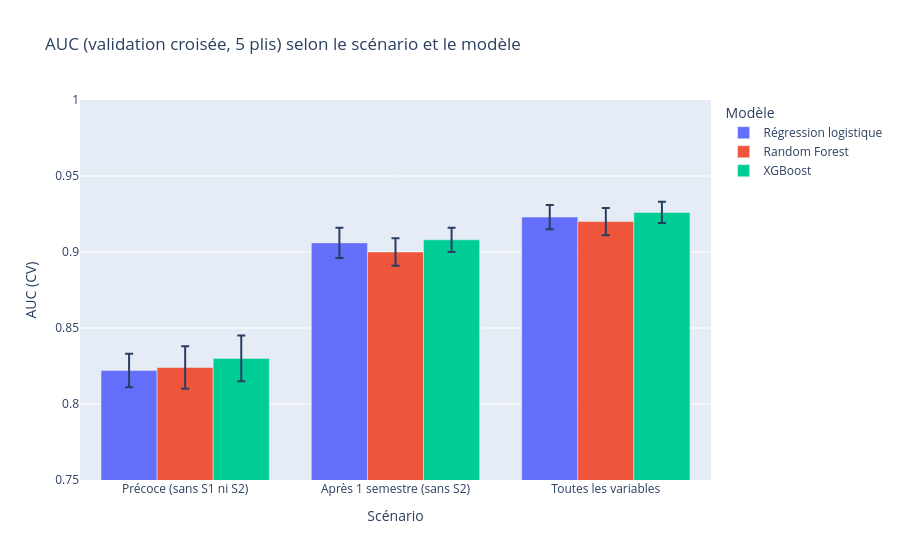

This figure's notebook cell:
### Code cell
px.bar(res, x="Scénario", y="AUC (CV)", color="Modèle", barmode="group",
       error_y="Écart-type", range_y=[0.75, 1],
       title="AUC (validation croisée, 5 plis) selon le scénario et le modèle")

### Figure 1 — Plotly figure (JSON) as saved in the notebook; plotly's stock layout.template omitted (floating-point values rounded to 4 significant figures)
{"data": [{"alignmentgroup": "True", "error_y": {"array": [0.011, 0.01, 0.008]}, "hovertemplate": "Modèle=Régression logistique<br>Scénario=%{x}<br>AUC (CV)=%{y}<extra></extra>", "legendgroup": "Régression logistique", "marker": {"color": "#636efa", "pattern": {"shape": ""}}, "name": "Régression logistique", "offsetgroup": "Régression logistique", "orientation": "v", "showlegend": true, "textposition": "auto", "type": "bar", "x": ["Précoce (sans S1 ni S2)", "Après 1 semestre (sans S2)", "Toutes les variables"], "xaxis": "x", "y": [0.822, 0.906, 0.923], "yaxis": "y"}, {"alignmentgroup": "True", "error_y": {"array": [0.014, 0.009, 0.009]}, "hovertemplate": "Modèle=Random Forest<br>Scénario=%{x}<br>AUC (CV)=%{y}<extra></extra>", "legendgroup": "Random Forest", "marker": {"color": "#EF553B", "pattern": {"shape": ""}}, "name": "Random Forest", "offsetgroup": "Random Forest", "orientation": "v", "showlegend": true, "textposition": "auto", "type": "bar", "x": ["Précoce (sans S1 ni S2)", "Après 1 semestre (sans S2)", "Toutes les variables"], "xaxis": "x", "y": [0.824, 0.9, 0.92], "yaxis": "y"}, {"alignmentgroup": "True", "error_y": {"array": [0.015, 0.008, 0.007]}, "hovertemplate": "Modèle=XGBoost<br>Scénario=%{x}<br>AUC (CV)=%{y}<extra></extra>", "legendgroup": "XGBoost", "marker": {"color": "#00cc96", "pattern": {"shape": ""}}, "name": "XGBoost", "offsetgroup": "XGBoost", "orientation": "v", "showlegend": true, "textposition": "auto", "type": "bar", "x": ["Précoce (sans S1 ni S2)", "Après 1 semestre (sans S2)", "Toutes les variables"], "xaxis": "x", "y": [0.83, 0.908, 0.926], "yaxis": "y"}], "layout": {"barmode": "group", "legend": {"title": {"text": "Modèle"}, "tracegroupgap": 0}, "title": {"text": "AUC (validation croisée, 5 plis) selon le scénario et le modèle"}, "xaxis": {"anchor": "y", "domain": [0, 1], "title": {"text": "Scénario"}}, "yaxis": {"anchor": "x", "domain": [0, 1], "range": [0.75, 1], "title": {"text": "AUC (CV)"}}}}
